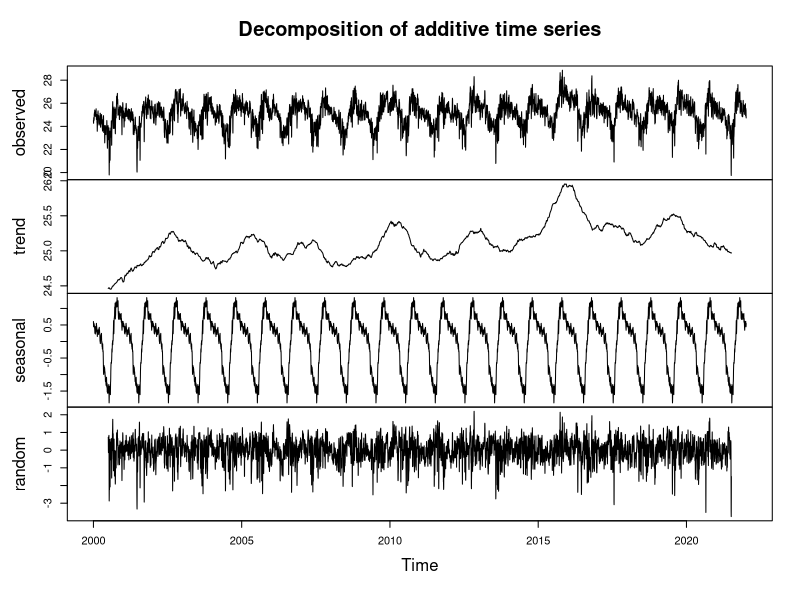
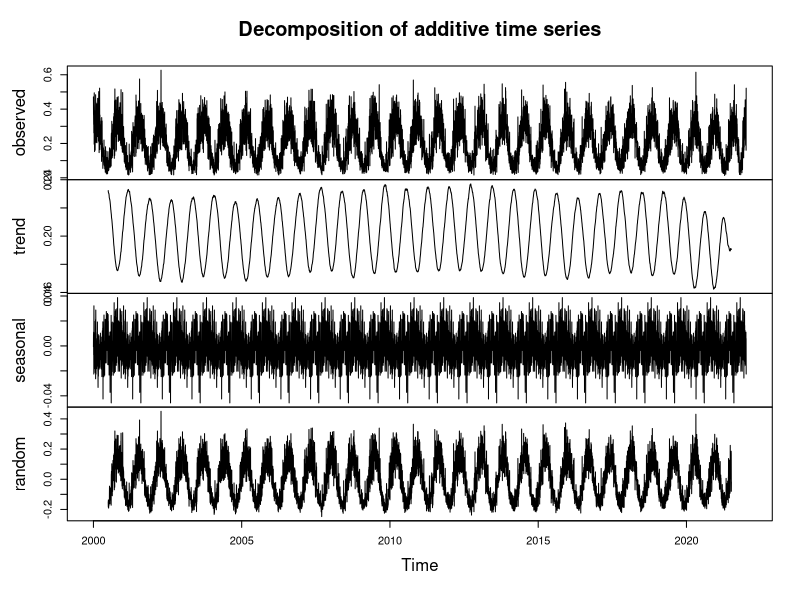
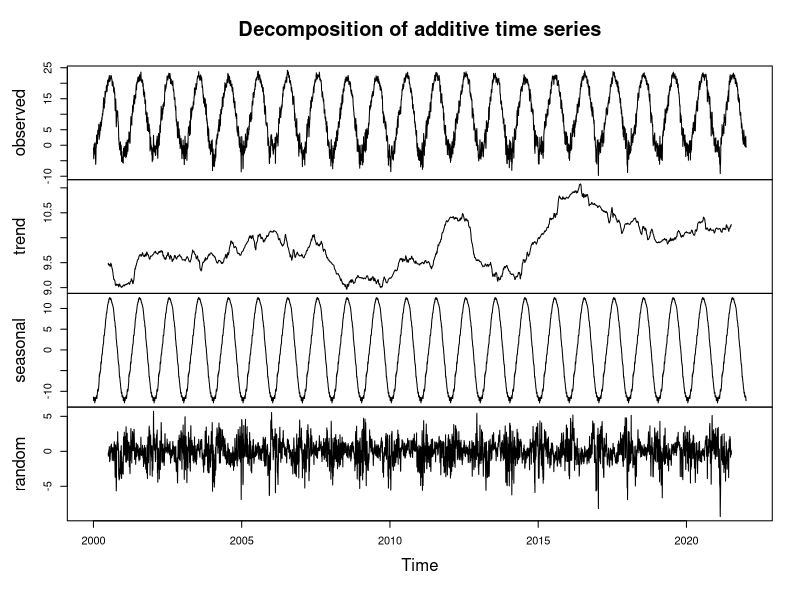
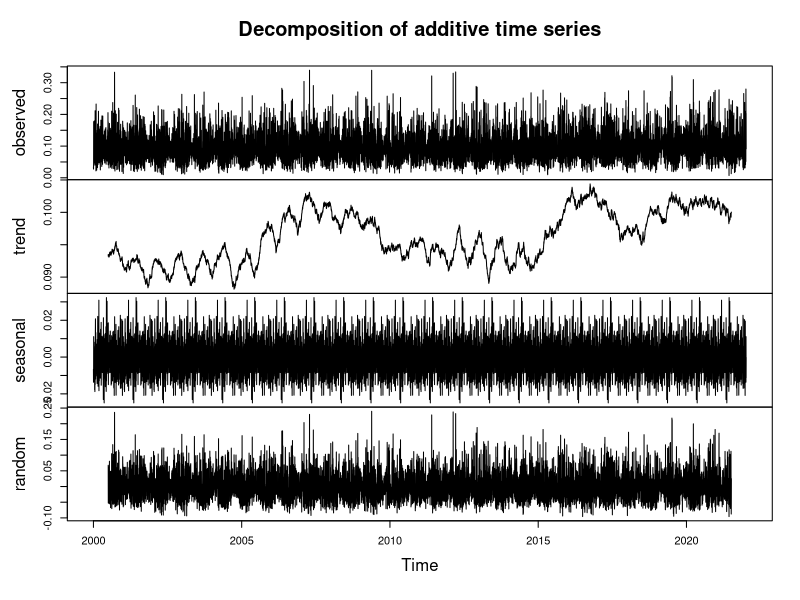
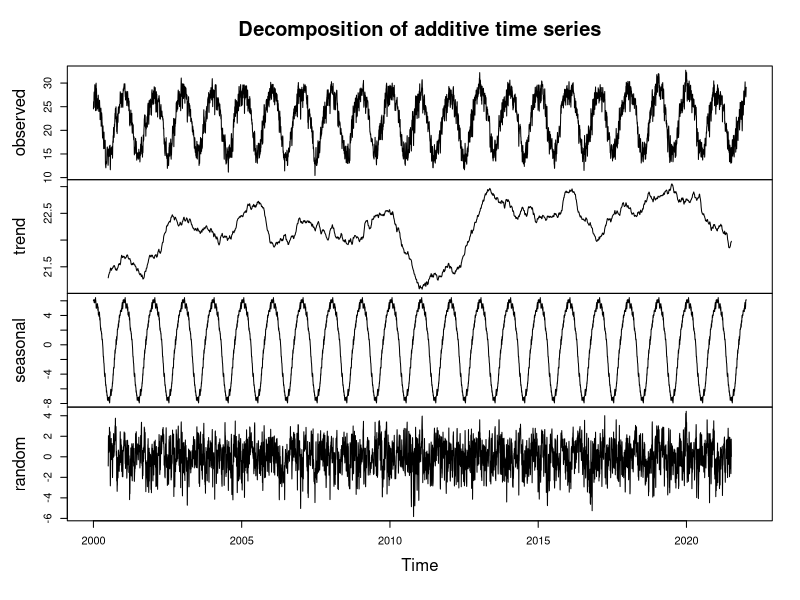
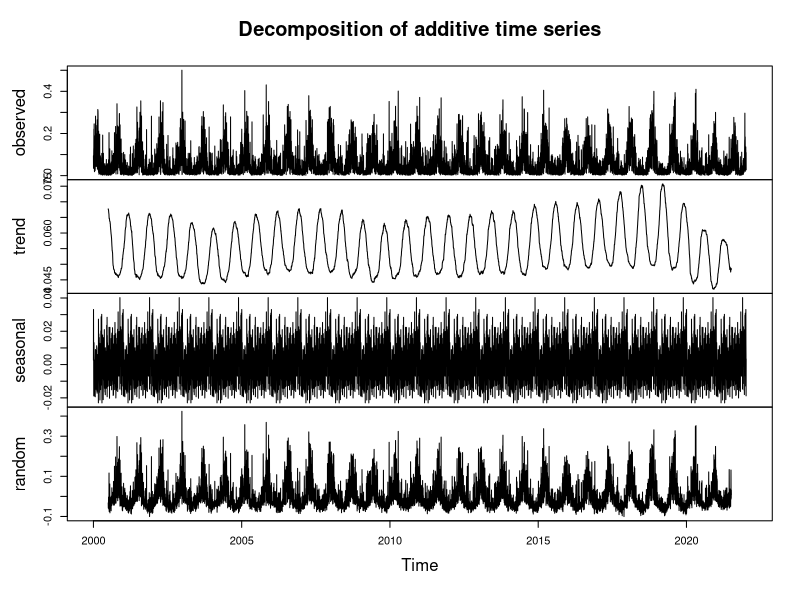
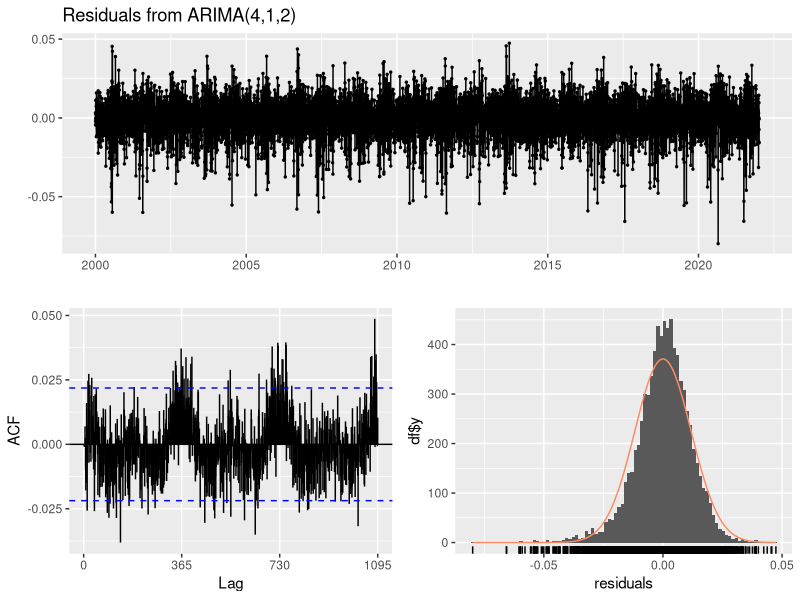

R code for these plots, in order: (Note: a time limit stopped this script after it produced the figures.)
## ---- chunk 1
knitr::opts_chunk$set(echo = TRUE)
## ---- chunk 2
require(tidyverse)
require(tseries)
require(forecast)
require(ggplot2)

temp <- read.csv("./Data_Raw/Temperature_Data.csv")
prec <- read.csv("./Data_Raw/Precipitation_Data.csv")
## ---- chunk 3
temp_processed<- temp%>%
  mutate(Date = as.Date(Date, format = "%d-%m-%y"))%>%
  rename(Temp= Temperaturedaily)%>%
  arrange(Date, Country)%>%
  select(Date, Country, Temp)

prec_processed<- prec%>%
  mutate(Date = as.Date(Date, format = "%d-%m-%y"))%>%
  rename(Precip= Precipitationdaily)%>%
  #arrange(Date)%>%
  select(Date, Country, Precip)
## ---- chunk 4
#Filter for Brazil 
#Temperature
BRA_temp <- temp_processed%>%
  filter(Country == 'BRA')
#Precipitation
BRA_precip <- prec_processed%>%
  filter(Country == 'BRA')

#Time series transformation ts()
ts_temp_BRA <- ts(BRA_temp[,3], frequency = 365, start = c(2000,1))
ts_precip_BRA <- ts(BRA_precip[,3], frequency = 365, start = c(2000,1))

#Time series transformation msts()
ts_temp_BRA2 <- msts(BRA_temp[,3], seasonal.periods =c(7,365.25),
                           start=c(2000,01,01))
ts_precip_BRA2 <- msts(BRA_precip[,3], seasonal.periods =c(7,365.25),
                           start=c(2000,01,01))

#Decompose
decompose_temp_BRA <- decompose(ts_temp_BRA, type = "additive")
plot(decompose_temp_BRA)
decompose_precip_BRA <- decompose(ts_precip_BRA, type = "additive")
plot(decompose_precip_BRA)
## ---- chunk 5
#Filter for USA
#Temperature
USA_temp <- temp_processed%>%
  filter(Country == 'USA')
#Precipitation
USA_precip <- prec_processed%>%
  filter(Country == 'USA')

#Time series transformation
ts_temp_USA <- ts(USA_temp[,3], frequency = 365, start = c(2000,1))
ts_precip_USA <- ts(USA_precip[,3], frequency = 365, start = c(2000,1))

#Decompose
decompose_temp_USA <- decompose(ts_temp_USA, type = "additive")
plot(decompose_temp_USA)
decompose_precip_USA <- decompose(ts_precip_USA, type = "additive")
plot(decompose_precip_USA)
## ---- chunk 6
#Filter for Australia
#Temperature
AUS_temp <- temp_processed%>%
  filter(Country == 'AUS')
#Precipitation
AUS_precip <- prec_processed%>%
  filter(Country == 'AUS')

#Time series transformation
ts_temp_AUS <- ts(AUS_temp[,3], frequency = 365, start = c(2000,1))
ts_precip_AUS <- ts(AUS_precip[,3], frequency = 365, start = c(2000,1))

#Decompose
decompose_temp_AUS <- decompose(ts_temp_AUS, type = "additive")
plot(decompose_temp_AUS)
decompose_precip_AUS <- decompose(ts_precip_AUS, type = "additive")
plot(decompose_precip_AUS)
## ---- chunk 7
#AUTO ARTIMA
arima <- auto.arima(ts_temp_BRA,seasonal=FALSE, 
                             lambda=0)
arima
checkresiduals(arima)

ARIMA_forecast <- forecast(arima,h=1825)

### ARIMA + Fourier Terms
ARIMA_Four <- auto.arima(ts_temp_BRA2,
                         seasonal=FALSE,
                         lambda=0,
                         xreg=fourier(ts_temp_BRA2,
                                      K=c(2,16)))
ARIMA_Four_for <- forecast(ARIMA_Four,
                           xreg=fourier(ts_temp_BRA2,
                                        K=c(2,16),
                                        h=1825),
                           h=1825)

#### NEURAL NETWORK 
NN_fit <- nnetar(ts_temp_BRA2,p=1,P=1)

#5 year forecast
NN_for <- forecast(NN_fit, h=1825)


### TBATS
TBATS_fit <- tbats(ts_temp_BRA2)

TBATS_for <- forecast(TBATS_fit, h=1825)

### STL + ETS
ETS_fit <- stlf(ts_temp_BRA2, h=1825)


###PLOT
autoplot(ts_temp_BRA) +
  autolayer(NN_for, series="Neural Network",PI=FALSE)+
  autolayer(ARIMA_forecast, series="ARIMA",PI=FALSE)+
  autolayer(TBATS_for,series="TBATS",PI=FALSE)+
  autolayer(ETS_fit,series="STL + ETS",PI=FALSE)+
  autolayer(ARIMA_Four_for, series="ARIMA_FOURIER",PI=FALSE)+
  ylab("Temperature") 
